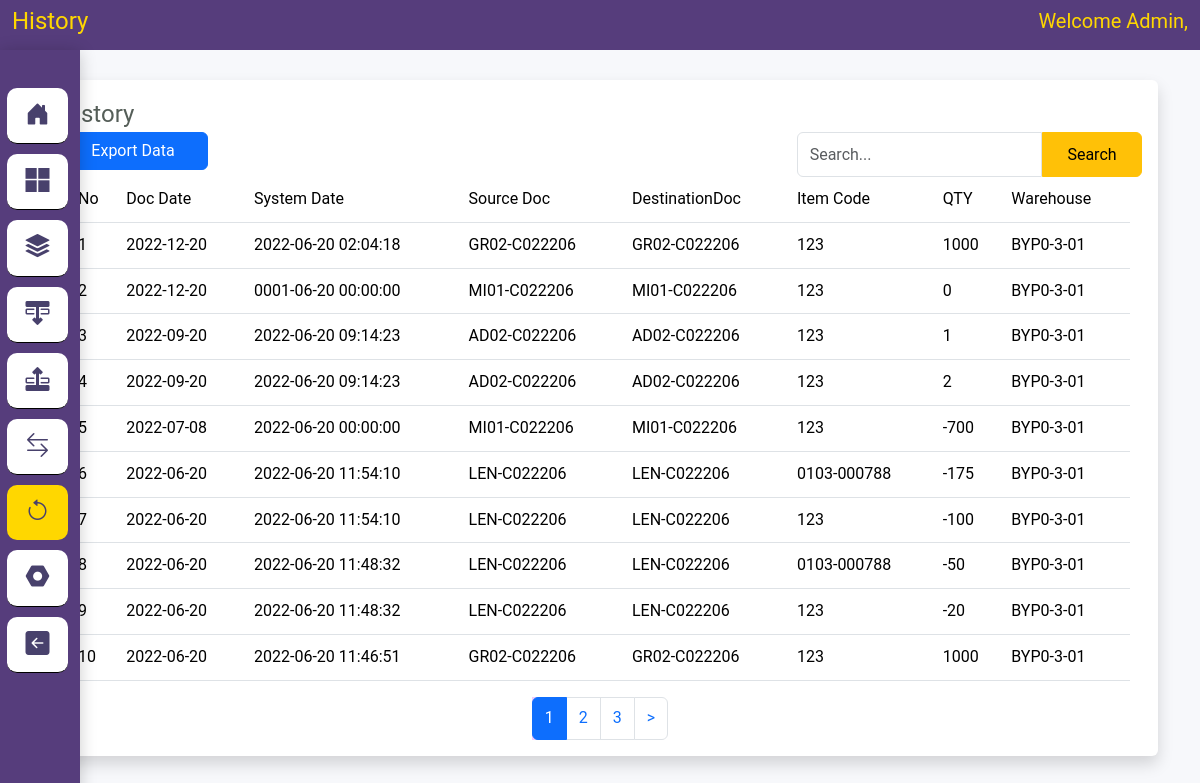
The page /index.php/history on the database as committed earlier.
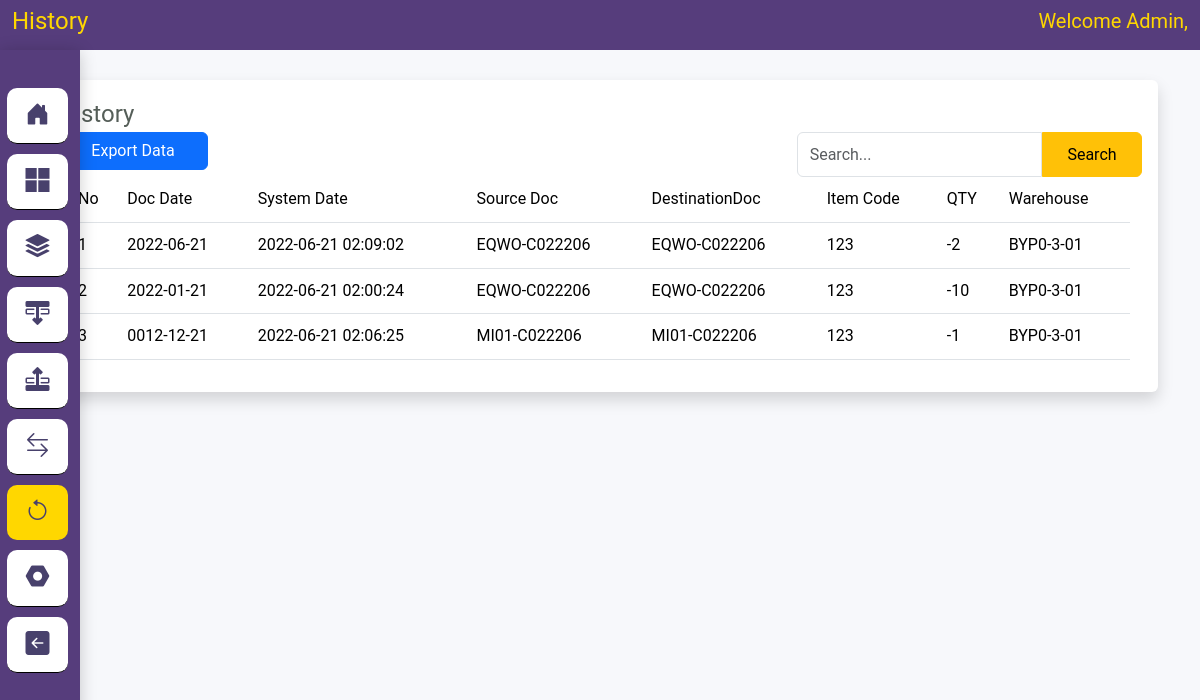
The same page on the database as committed later.
### tables this page shows
CREATE TABLE `history_transaction` (
  `id` int(11) NOT NULL,
  `doc_date` date NOT NULL,
  `system_date` datetime NOT NULL,
  `source_doc` varchar(50) NOT NULL,
  `destination_doc` varchar(50) NOT NULL,
  `item_code` varchar(50) NOT NULL,
  `qty` int(11) NOT NULL,
  `warehouse_code` varchar(50) NOT NULL
);

### application/controllers/History.php (called while the page is built, shortened)
<?php
class History extends CI_Controller
{
    public function index()
    {
        if ($this->input->post('search')) {
            $data['keyword'] = $this->input->post('keyword');
            $this->session->set_userdata('keyword_history', $data['keyword']);
        } else {
            $data['keyword'] = $this->session->userdata('keyword_history');;
        }
        $this->db->like('doc_date', $data['keyword'])->or_like('system_date', $data['keyword'])->or_like('source_doc', $data['keyword'])->or_like('destination_doc', $data['keyword'])
        ->or_like('item_code', $data['keyword'])->or_like('qty', $data['keyword'])->or_like('warehouse_code', $data['keyword']);
        $this->db->from('history_transaction');
        $config['total_rows'] = $this->db->count_all_results();
        $data['total_rows'] = $config['total_rows'];
        $config['per_page'] = 10;
        $data['judul'] = 'History';
        $data['start'] = $this->uri->segment(3);
        $this->db->order_by("doc_date", "desc");
        $this->db->order_by("system_date", "desc");
        $this->db->like('doc_date', $data['keyword'])->or_like('system_date', $data['keyword'])->or_like('source_doc', $data['keyword'])->or_like('destination_doc', $data['keyword'])
        ->or_like('item_code', $data['keyword'])->or_like('qty', $data['keyword'])->or_like('warehouse_code', $data['keyword']);
        $this->db->from('history_transaction');
        $this->db->limit($config['per_page'], $data['start']);
        $data['history'] = $this->db->get()->result();
        $this->load->view('template/header', $data);
        $this->load->view('history/index', $data);
    }
}

### index.php (called while the page is built, shortened)
<?php
require_once BASEPATH.'core/CodeIgniter.php';

### application/views/history/index.php (the view, shortened to what this page needs)
<div class="container" style="margin-top: 80px;">
    <div class="cards shadow p-3 mb-5 bg-white rounded">
        <h4 class="card-title">History</h4>
        <div class="row">
            <div class="col">
                <a href="settings/generateXls"><button id="simpan" type="submit" class="btn btn-primary"
                        style="width: 150px;"
                        onclick=" return confirm('Are You Sure Want To Download this file ?')">Export
                        Data</button></a>
            </div>
            <div class="col-md-4">
                <form action="<?= base_url('history') ?>" method="POST" autocomplete="off">
                    <div class="input-group">
                        <input type="search submit" class="form-control" id="keyword" name="keyword"
                            value="<?= $this->session->userdata('keyword_history') ?>" placeholder="Search...">
                        <input type="submit" class="btn btn-warning" style="margin:0px; height:45px; font-size:medium;"
                            name="search" value="Search">
                    </div>
                </form>
            </div>
        </div>
        <div class="card-body">
            <div class="container">
                <div class="row">
                    <div class="col table-responsive">
                        <table id="warehouse" class="table table-hover-responsive">
                            <thead class="text-primary">
                                <tr>
                                    <th>No</th>
                                    <th>Doc Date</th>
                                    <th>System Date</th>
                                    <th>Source Doc</th>
                                    <th>DestinationDoc</th>
                                    <th>Item Code</th>
                                    <th>QTY</th>
                                    <th>Warehouse</th>
                                </tr>
                            </thead>
                            <tbody>
                                <?php
                                    $i = $start+1;
                                    foreach ($history as $data) {
                                ?>
                                <tr>
                                    <td><?= $i ?></td>
                                    <td><?= $data->doc_date ?></td>
                                    <td><?= $data->system_date ?></td>
                                    <td><?= $data->source_doc ?></td>
                                    <td><?= $data->destination_doc ?></td>
                                    <td><?= $data->item_code ?></td>
                                    <td><?= $data->qty ?></td>
                                    <td><?= $data->warehouse_code ?></td>
                                </tr>
                                <?php
                            $i++;
                            }
                        ?>
                            </tbody>
                        </table>
                        <?= $this->pagination->create_links(); ?>
                    </div>
                </div>
            </div>
        </div>
    </div>
</div>
</body>
</html>

Rows that differ between the two databases and show on the page:
removed history_transaction: doc_date "2022-12-20", system_date "2022-06-20 02:04:18", source_doc "GR02-C022206", destination_doc "GR02-C022206", item_code "123", qty "1000", warehouse_code "BYP0-3-01"
removed history_transaction: doc_date "2022-12-20", system_date "0001-06-20 00:00:00", source_doc "MI01-C022206", destination_doc "MI01-C022206", item_code "123", qty "0", warehouse_code "BYP0-3-01"
removed history_transaction: doc_date "2022-09-20", system_date "2022-06-20 09:14:23", source_doc "AD02-C022206", destination_doc "AD02-C022206", item_code "123", qty "2", warehouse_code "BYP0-3-01"
removed history_transaction: doc_date "2022-07-08", system_date "2022-06-20 00:00:00", source_doc "MI01-C022206", destination_doc "MI01-C022206", item_code "123", qty "-700", warehouse_code "BYP0-3-01"
removed history_transaction: doc_date "2022-06-20", system_date "2022-06-20 11:54:10", source_doc "LEN-C022206", destination_doc "LEN-C022206", item_code "0103-000788", qty "-175", warehouse_code "BYP0-3-01"
removed history_transaction: doc_date "2022-06-20", system_date "2022-06-20 11:54:10", source_doc "LEN-C022206", destination_doc "LEN-C022206", item_code "123", qty "-100", warehouse_code "BYP0-3-01"
removed history_transaction: doc_date "2022-06-20", system_date "2022-06-20 11:48:32", source_doc "LEN-C022206", destination_doc "LEN-C022206", item_code "0103-000788", qty "-50", warehouse_code "BYP0-3-01"
removed history_transaction: doc_date "2022-06-20", system_date "2022-06-20 11:48:32", source_doc "LEN-C022206", destination_doc "LEN-C022206", item_code "123", qty "-20", warehouse_code "BYP0-3-01"
removed history_transaction: doc_date "2022-06-20", system_date "2022-06-20 11:46:51", source_doc "GR02-C022206", destination_doc "GR02-C022206", item_code "123", qty "1000", warehouse_code "BYP0-3-01"
changed history_transaction (number 1 of 3 on the later page): doc_date "2022-09-20" → "2022-06-21"; system_date "2022-06-20 09:14:23" → "2022-06-21 02:09:02"; source_doc "AD02-C022206" → "EQWO-C022206"; destination_doc "AD02-C022206" → "EQWO-C022206"; qty "1" → "-2"
now on this page (row edited): history_transaction: doc_date "2022-01-21", system_date "2022-06-21 02:00:24", source_doc "EQWO-C022206", destination_doc "EQWO-C022206", item_code "123", qty "-10", warehouse_code "BYP0-3-01"
now on this page (row edited): history_transaction: doc_date "0012-12-21", system_date "2022-06-21 02:06:25", source_doc "MI01-C022206", destination_doc "MI01-C022206", item_code "123", qty "-1", warehouse_code "BYP0-3-01"
Other text that changed with them:
$this->pagination->create_links(): "1 2 3 >" → (not shown)
